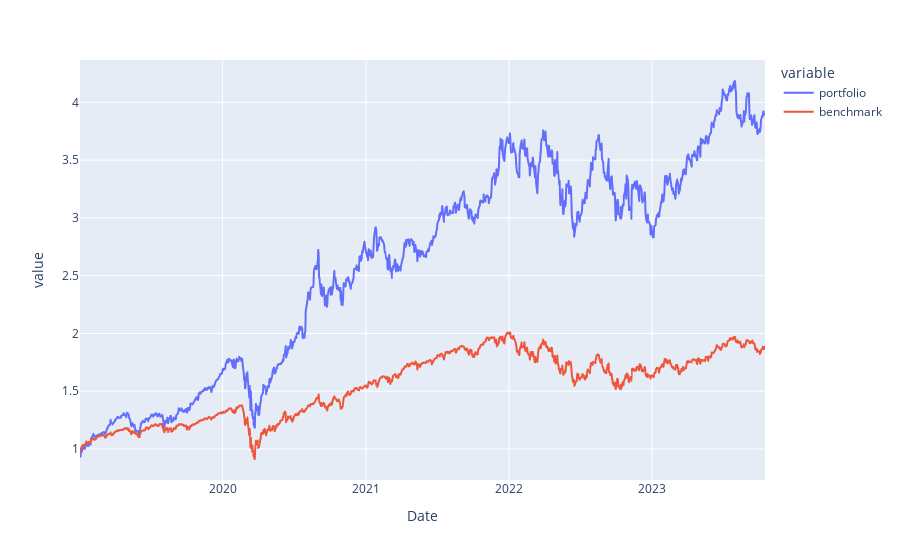

The notebook cell saved with this chart:
### Code cell
plot = px.line(total_portfolio)
plot.show()

### Figure 1 — Plotly figure (JSON) as saved in the notebook; plotly's stock layout.template omitted (floating-point values rounded to 4 significant figures; data arrays with more than 128 entries replaced by an {"elided": "..."} marker saying what was removed)
{"data": [{"hovertemplate": "variable=portfolio<br>Date=%{x}<br>value=%{y}<extra></extra>", "legendgroup": "portfolio", "line": {"color": "#636efa", "dash": "solid"}, "marker": {"symbol": "circle"}, "mode": "lines", "name": "portfolio", "showlegend": true, "type": "scattergl", "x": {"elided": "1206 str values"}, "xaxis": "x", "y": {"elided": "1206 float values"}, "yaxis": "y"}, {"hovertemplate": "variable=benchmark<br>Date=%{x}<br>value=%{y}<extra></extra>", "legendgroup": "benchmark", "line": {"color": "#EF553B", "dash": "solid"}, "marker": {"symbol": "circle"}, "mode": "lines", "name": "benchmark", "showlegend": true, "type": "scattergl", "x": {"elided": "1206 str values"}, "xaxis": "x", "y": {"elided": "1206 float values"}, "yaxis": "y"}], "layout": {"autosize": true, "legend": {"title": {"text": "variable"}, "tracegroupgap": 0}, "margin": {"t": 60}, "xaxis": {"anchor": "y", "autorange": true, "domain": [0, 1], "range": ["2019-01-02", "2023-10-16"], "title": {"text": "Date"}, "type": "date"}, "yaxis": {"anchor": "x", "autorange": true, "domain": [0, 1], "range": [0.7316, 4.367], "title": {"text": "value"}, "type": "linear"}}}
